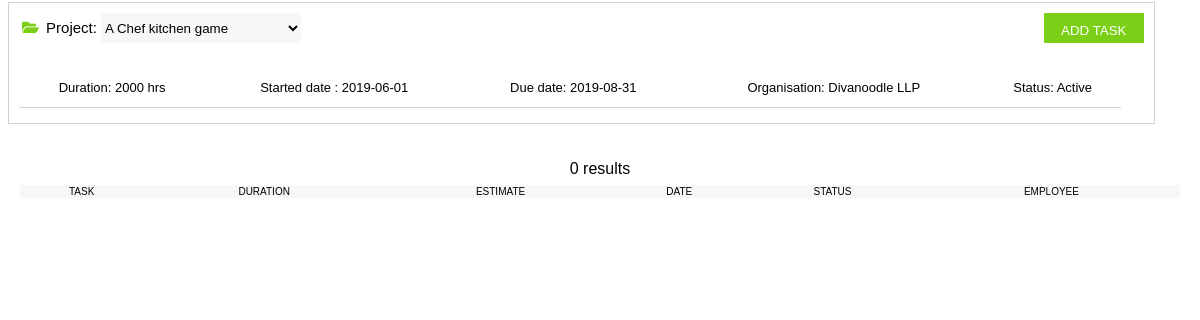
The page /taskshow.php?pname=A Chef kitchen game on the database its author committed.
### tables this page shows
CREATE TABLE `project_info` (
  `name` varchar(50) NOT NULL,
  `client_name` varchar(50) NOT NULL,
  `org_name` varchar(50) NOT NULL,
  `mail` varchar(50) NOT NULL,
  `contact` varchar(50) NOT NULL,
  `status` varchar(10) NOT NULL,
  `start` date NOT NULL,
  `end` date NOT NULL,
  `est_hours` int(11) NOT NULL,
  `description` text NOT NULL
);

### taskshow.php (the view, shortened to what this page needs)
<!DOCTYPE html>
<html>
<head>
  <link rel="stylesheet" href="https://use.fontawesome.com/releases/v5.7.0/css/all.css">
  <link rel="stylesheet" type="text/css" href="basic.css">
</head>
<body>
<div id="header">
<div>
    <i class='fas fa-folder-open'  style="margin:3px;color:#7CCF17"></i> Project:
    <select name="pname" id="pname" class="pname" onchange="selectproject(this.id)" style="background-color:#f7f7f7;  height:30px; border:none; outline :none">
    <?php
    $conn = new mysqli("localhost","root","","timesheet");
    $sql ="SELECT name FROM project_info";
      $result = $conn->query($sql);
     if ($result->num_rows > 0) {
    while($row = $result->fetch_assoc()) {
            echo "<option id=\"".$row['name']."\">".$row['name']."</option>";
    }
    } else {
    echo "0 results";
     }
     echo "</select>";
   ?>
    <?php
    $conn = new mysqli("localhost","root","","timesheet");
    $sql = "SELECT name FROM project_info LIMIT 1";
    $result = $conn->query($sql);
    $row = $result->fetch_assoc();
    isset($_GET["pname"])?$name=$_GET["pname"]:$name=$row["name"];
    echo "<button type=\"button\" style=\"display: inline\" id='".$name."' class=\"myBtn\" onclick=\"add_click(this.id)\">ADD TASK</button>";
    echo "</div>";
    $sql = "SELECT * FROM project_info WHERE name='$name'";
    $result = $conn->query($sql);
    if ($result->num_rows > 0) {
        while($row = $result->fetch_assoc()) {
        	$end=$row["end"];
        	$est=$row["est_hours"];
            $org_name=$row["org_name"];
            $status=$row["status"];
            $start=$row["start"];
           echo "<br><table><tr><td>Duration: $est hrs </td><td> Started date : $start</td><td>Due date: $end</td><td color='#7CCF17'>Organisation: $org_name</td><td>Status: $status</td></tr></table>";
        }
    } else {
        echo "0 results";
    }
echo "</div>";
echo "<div>";
    echo "<form action=\"taskeditphp.php\" method=\"POST\">";
    echo"<center><br><br><table><tr bgcolor='#f7f7f7'><th>TASK</th><th>DURATION</th><th>ESTIMATE</th><th colspan=2>DATE</th><th>STATUS</th><th>EMPLOYEE</th></tr>";
    echo "</table></center></form>";
?>
</div>
</body>
</html>

### basic.css (style rules this page uses)
body { font-family: Arial, Helvetica, sans-serif; color:black; }
table { font-size: 13px; border: none; width :98%; border-collapse: collapse; border-collapse:separate; border-spacing:0 7px; }
tr { background-color: #ffffff; margin: 10px; border: 1px solid lightgrey; }
td { border: none; text-align: left; border-collapse: collapse; border-bottom: 1px solid lightgrey; height: 40px; padding: 0px; }
#header { border: 1px solid lightgrey; padding: 10px; font-size: 15px; background-color: #ffffff; width :95%; align-self: center; height :50px; margin-left: 200px: margin-right:20px; margin-top: -6px; }
button { background-color: #ffffff; border:none; outline: none; }

### taskshow.php (style rules this page uses)
input,select { width: 200px; height: 20px; border: none; outline: none; }
.myBtn { color : #ffffff; background-color:#7CCF17; height: 30px; width:100px; padding: 5px; padding: 10px; float: right; }
#header { height :100px; }
th { font-weight: normal; font-size: 10px; border: none; background-color: #f7f7f7; }
td { text-align: center; }

### rows shown on the page
project_info: est_hours "2000", start "2019-06-01", end "2019-08-31", org_name "Divanoodle LLP", status "Active"

### other values the page prints
form field pname "A Chef kitchen game"
